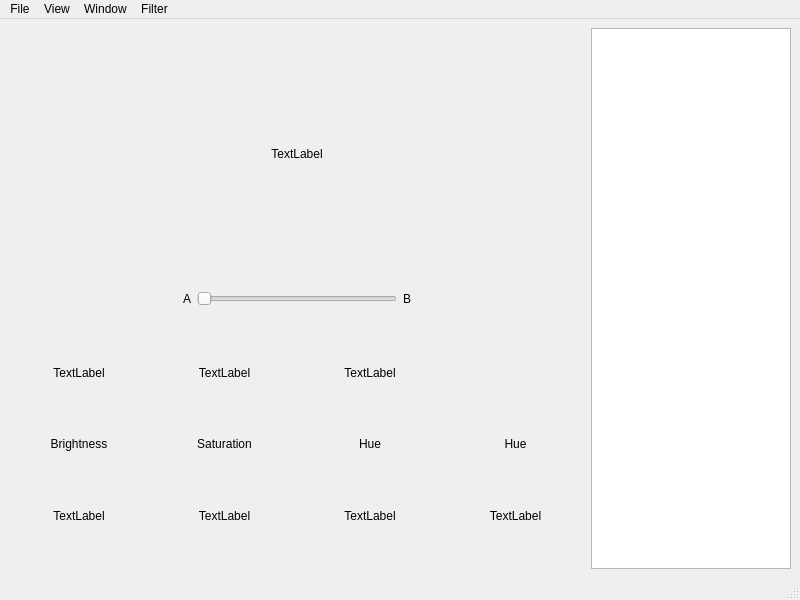
<?xml version="1.0" encoding="UTF-8"?>
<ui version="4.0">
 <class>MainWindow</class>
 <widget class="QMainWindow" name="MainWindow">
  <property name="geometry">
   <rect>
    <x>0</x>
    <y>0</y>
    <width>800</width>
    <height>600</height>
   </rect>
  </property>
  <property name="windowTitle">
   <string>MainWindow</string>
  </property>
  <widget class="QWidget" name="centralwidget">
   <layout class="QHBoxLayout" name="horizontalLayout_2">
    <item>
     <layout class="QVBoxLayout" name="verticalLayout_2">
      <item>
       <widget class="QLabel" name="label">
        <property name="minimumSize">
         <size>
          <width>35</width>
          <height>0</height>
         </size>
        </property>
        <property name="maximumSize">
         <size>
          <width>16777215</width>
          <height>500</height>
         </size>
        </property>
        <property name="text">
         <string>TextLabel</string>
        </property>
        <property name="scaledContents">
         <bool>false</bool>
        </property>
        <property name="alignment">
         <set>Qt::AlignCenter</set>
        </property>
       </widget>
      </item>
      <item>
       <layout class="QHBoxLayout" name="horizontalLayout">
        <property name="sizeConstraint">
         <enum>QLayout::SetDefaultConstraint</enum>
        </property>
        <item>
         <widget class="QLabel" name="label_13">
          <property name="maximumSize">
           <size>
            <width>16777215</width>
            <height>28</height>
           </size>
          </property>
          <property name="text">
           <string>A</string>
          </property>
          <property name="alignment">
           <set>Qt::AlignRight|Qt::AlignTrailing|Qt::AlignVCenter</set>
          </property>
         </widget>
        </item>
        <item>
         <widget class="QSlider" name="horizontalSlider">
          <property name="maximumSize">
           <size>
            <width>200</width>
            <height>16777215</height>
           </size>
          </property>
          <property name="orientation">
           <enum>Qt::Horizontal</enum>
          </property>
         </widget>
        </item>
        <item>
         <widget class="QLabel" name="label_14">
          <property name="maximumSize">
           <size>
            <width>16777215</width>
            <height>28</height>
           </size>
          </property>
          <property name="text">
           <string>B</string>
          </property>
         </widget>
        </item>
       </layout>
      </item>
      <item>
       <layout class="QGridLayout" name="gridLayout_2">
        <item row="1" column="1">
         <widget class="QLabel" name="label_9">
          <property name="maximumSize">
           <size>
            <width>16777215</width>
            <height>24</height>
           </size>
          </property>
          <property name="text">
           <string>Saturation</string>
          </property>
          <property name="alignment">
           <set>Qt::AlignCenter</set>
          </property>
         </widget>
        </item>
        <item row="0" column="0">
         <widget class="QLabel" name="label_2">
          <property name="text">
           <string>TextLabel</string>
          </property>
          <property name="alignment">
           <set>Qt::AlignCenter</set>
          </property>
         </widget>
        </item>
        <item row="0" column="2">
         <widget class="QLabel" name="label_4">
          <property name="text">
           <string>TextLabel</string>
          </property>
          <property name="alignment">
           <set>Qt::AlignCenter</set>
          </property>
         </widget>
        </item>
        <item row="0" column="1">
         <widget class="QLabel" name="label_3">
          <property name="text">
           <string>TextLabel</string>
          </property>
          <property name="alignment">
           <set>Qt::AlignCenter</set>
          </property>
         </widget>
        </item>
        <item row="3" column="1">
         <widget class="QLabel" name="label_6">
          <property name="text">
           <string>TextLabel</string>
          </property>
          <property name="alignment">
           <set>Qt::AlignCenter</set>
          </property>
         </widget>
        </item>
        <item row="1" column="2">
         <widget class="QLabel" name="label_10">
          <property name="maximumSize">
           <size>
            <width>16777215</width>
            <height>24</height>
           </size>
          </property>
          <property name="text">
           <string>Hue</string>
          </property>
          <property name="alignment">
           <set>Qt::AlignCenter</set>
          </property>
         </widget>
        </item>
        <item row="1" column="3">
         <widget class="QLabel" name="label_11">
          <property name="maximumSize">
           <size>
            <width>16777215</width>
            <height>24</height>
           </size>
          </property>
          <property name="text">
           <string>Hue</string>
          </property>
          <property name="alignment">
           <set>Qt::AlignCenter</set>
          </property>
         </widget>
        </item>
        <item row="3" column="3">
         <widget class="QLabel" name="label_8">
          <property name="text">
           <string>TextLabel</string>
          </property>
          <property name="alignment">
           <set>Qt::AlignCenter</set>
          </property>
         </widget>
        </item>
        <item row="3" column="2">
         <widget class="QLabel" name="label_7">
          <property name="text">
           <string>TextLabel</string>
          </property>
          <property name="alignment">
           <set>Qt::AlignCenter</set>
          </property>
         </widget>
        </item>
        <item row="1" column="0">
         <widget class="QLabel" name="label_12">
          <property name="maximumSize">
           <size>
            <width>16777215</width>
            <height>24</height>
           </size>
          </property>
          <property name="text">
           <string>Brightness</string>
          </property>
          <property name="alignment">
           <set>Qt::AlignCenter</set>
          </property>
         </widget>
        </item>
        <item row="3" column="0">
         <widget class="QLabel" name="label_5">
          <property name="text">
           <string>TextLabel</string>
          </property>
          <property name="alignment">
           <set>Qt::AlignCenter</set>
          </property>
         </widget>
        </item>
       </layout>
      </item>
     </layout>
    </item>
    <item>
     <widget class="QListView" name="listView">
      <property name="maximumSize">
       <size>
        <width>200</width>
        <height>16777215</height>
       </size>
      </property>
      <property name="styleSheet">
       <string notr="true">QListView::item { border-bottom: 1px solid #ccc; }
QListView::item:selected { color: black; }</string>
      </property>
     </widget>
    </item>
   </layout>
  </widget>
  <widget class="QMenuBar" name="menubar">
   <property name="geometry">
    <rect>
     <x>0</x>
     <y>0</y>
     <width>800</width>
     <height>18</height>
    </rect>
   </property>
   <widget class="QMenu" name="menuFile">
    <property name="title">
     <string>File</string>
    </property>
    <addaction name="actionOpen"/>
    <addaction name="actionOpen_Image_B"/>
   </widget>
   <widget class="QMenu" name="menuView">
    <property name="title">
     <string>View</string>
    </property>
    <addaction name="actionAnti_Alias"/>
    <addaction name="actionHistogram_Normalization"/>
   </widget>
   <widget class="QMenu" name="menuWindow">
    <property name="title">
     <string>Window</string>
    </property>
    <addaction name="actionHistogram"/>
    <addaction name="actionNegative"/>
    <addaction name="actionThresholding"/>
    <addaction name="actionSlicing"/>
    <addaction name="actionGray_Code_Slicing"/>
    <addaction name="actionWater_Mark"/>
    <addaction name="actionContrast_Stretching"/>
    <addaction name="actionHuffman"/>
   </widget>
   <widget class="QMenu" name="menuFilter">
    <property name="title">
     <string>Filter</string>
    </property>
    <addaction name="actionOutlier"/>
    <addaction name="actionMedian"/>
    <addaction name="actionPseudo_Median"/>
    <addaction name="actionLowpass"/>
    <addaction name="actionHighpass"/>
    <addaction name="actionEdge_Crispening_1"/>
    <addaction name="actionEdge_Crispening_2"/>
    <addaction name="actionEdge_Crispening_3"/>
    <addaction name="actionHigh_Boost"/>
    <addaction name="actionRoberts_Operator"/>
    <addaction name="actionSobel_Operator"/>
    <addaction name="actionPrewitt_Operator"/>
   </widget>
   <addaction name="menuFile"/>
   <addaction name="menuView"/>
   <addaction name="menuWindow"/>
   <addaction name="menuFilter"/>
  </widget>
  <widget class="QStatusBar" name="statusbar"/>
  <action name="actionOpen">
   <property name="text">
    <string>Open</string>
   </property>
  </action>
  <action name="actionAnti_Alias">
   <property name="checkable">
    <bool>true</bool>
   </property>
   <property name="text">
    <string>Anti-Alias</string>
   </property>
  </action>
  <action name="actionOpen_Image_B">
   <property name="text">
    <string>Open Image B</string>
   </property>
  </action>
  <action name="actionHistogram_Normalization">
   <property name="checkable">
    <bool>true</bool>
   </property>
   <property name="text">
    <string>Histogram Normalization</string>
   </property>
  </action>
  <action name="actionHistogram">
   <property name="text">
    <string>Histogram</string>
   </property>
  </action>
  <action name="actionNegative">
   <property name="text">
    <string>Negative</string>
   </property>
  </action>
  <action name="actionThresholding">
   <property name="text">
    <string>Thresholding</string>
   </property>
  </action>
  <action name="actionSlicing">
   <property name="text">
    <string>Slicing</string>
   </property>
  </action>
  <action name="actionGray_Code_Slicing">
   <property name="text">
    <string>Gray Code Slicing</string>
   </property>
  </action>
  <action name="actionWater_Mark">
   <property name="text">
    <string>Water Mark</string>
   </property>
  </action>
  <action name="actionContrast_Stretching">
   <property name="text">
    <string>Contrast Stretching</string>
   </property>
  </action>
  <action name="actionMedian">
   <property name="text">
    <string>Median</string>
   </property>
  </action>
  <action name="actionPseudo_Median">
   <property name="text">
    <string>Pseudo Median</string>
   </property>
  </action>
  <action name="actionOutlier">
   <property name="text">
    <string>Outlier</string>
   </property>
  </action>
  <action name="actionLowpass">
   <property name="text">
    <string>Lowpass</string>
   </property>
  </action>
  <action name="actionHighpass">
   <property name="text">
    <string>Highpass</string>
   </property>
  </action>
  <action name="actionEdge_Crispening_1">
   <property name="text">
    <string>Edge Crispening 1</string>
   </property>
  </action>
  <action name="actionEdge_Crispening_2">
   <property name="text">
    <string>Edge Crispening 2</string>
   </property>
  </action>
  <action name="actionEdge_Crispening_3">
   <property name="text">
    <string>Edge Crispening 3</string>
   </property>
  </action>
  <action name="actionHigh_Boost">
   <property name="text">
    <string>High-Boost</string>
   </property>
  </action>
  <action name="actionRoberts_Operator">
   <property name="text">
    <string>Roberts Operator</string>
   </property>
  </action>
  <action name="actionSobel_Operator">
   <property name="text">
    <string>Sobel Operator</string>
   </property>
  </action>
  <action name="actionPrewitt_Operator">
   <property name="text">
    <string>Prewitt Operator</string>
   </property>
  </action>
  <action name="actionHuffman">
   <property name="text">
    <string>Huffman</string>
   </property>
  </action>
 </widget>
 <resources/>
 <connections/>
</ui>
